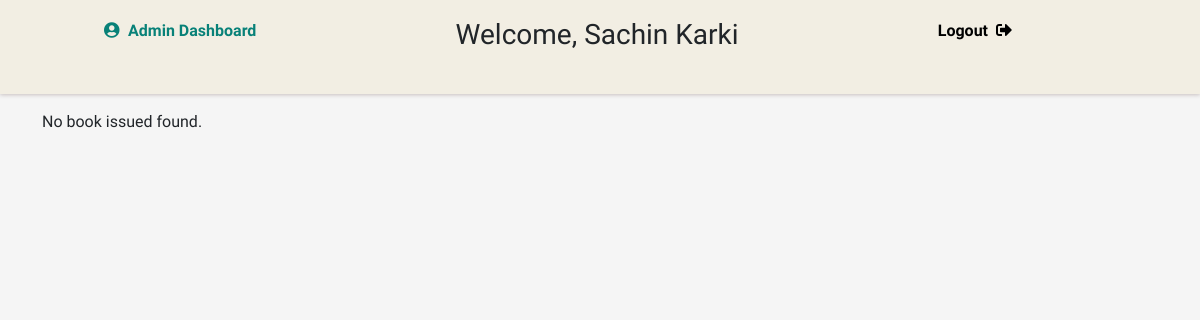
The page /admin/return_book.php (signed in) on the database as committed earlier.
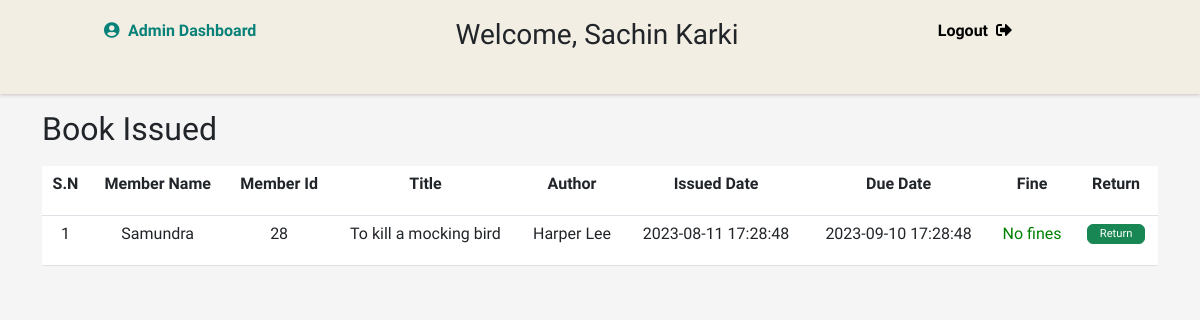
The same page on the database as committed later.
### tables this page shows
CREATE TABLE `issue` (
  `issue_id` int(11) NOT NULL,
  `book_id` int(11) DEFAULT NULL,
  `member_id` int(11) DEFAULT NULL,
  `issue_date` datetime DEFAULT NULL,
  `status` enum('issued','returned','overdue') NOT NULL,
  `duedate` datetime DEFAULT NULL,
  `borrowing_id` int(11) DEFAULT NULL
);

CREATE TABLE `members` (
  `member_id` int(11) NOT NULL,
  `username` varchar(30) DEFAULT NULL,
  `password` varchar(255) DEFAULT NULL,
  `name` varchar(255) DEFAULT NULL,
  `address` varchar(255) DEFAULT NULL,
  `contact_number` varchar(14) DEFAULT NULL,
  `email` varchar(50) DEFAULT NULL,
  `join_date` date DEFAULT NULL,
  `type` varchar(50) DEFAULT NULL,
  `approved` tinyint(4) DEFAULT 0
);

CREATE TABLE `books` (
  `book_id` int(11) NOT NULL,
  `title` varchar(255) DEFAULT NULL,
  `author` varchar(255) DEFAULT NULL,
  `publication_date` date DEFAULT NULL,
  `ISBN` varchar(20) DEFAULT NULL,
  `quantity_available` int(11) DEFAULT NULL,
  `photo` mediumblob DEFAULT NULL,
  `description` text DEFAULT NULL,
  `category_id` int(11) DEFAULT NULL,
  `publisher_id` int(11) DEFAULT NULL
);

### admin/return_book.php (the view, shortened to what this page needs)
<?php
include '../includes/connection.php';
?>
<?php include_once 'header.php'; ?>
  <div class="main">
    <div class="container">
      <?php
$select_query = "SELECT issue.duedate, issue.issue_id, books.title, books.author, members.member_id, members.name, issue.status, issue.issue_date
FROM books
JOIN borrowing ON books.book_id = borrowing.book_id
JOIN issue ON borrowing.borrowing_id = issue.borrowing_id
JOIN members ON borrowing.member_id = members.member_id
WHERE issue.status = 'issued'
ORDER BY members.name ASC";
$result = $conn->query($select_query);
if ($result) {
    if ($result->num_rows > 0) {
        echo "<h2>Book Issued</h2>";
        echo "<table class='table'>";
        echo "<tr>
                <th>S.N</th>
                <th>Member Name</th>
                <th>Member Id</th>
                <th>Title</th>
                <th>Author</th>
                <th>Issued Date</th>
                <th>Due Date</th>
                <th>Fine</th>
                <th>Return</th>
              </tr>";
        $sn = 1;
        while ($row = $result->fetch_assoc()) {
            echo "<tr>";
            echo "<td>".$sn."</td>";
            echo "<td>".$row['name']."</td>";
            echo "<td>".$row['member_id']."</td>";
            echo "<td>".$row['title']."</td>";
            echo "<td>".$row['author']."</td>";
            echo "<td>".$row['issue_date']."</td>";
            echo "<td>".$row['duedate']."</td>";
            $currentTimestamp = time();
            $dueTimestamp = strtotime($row['duedate']);
            if ($currentTimestamp > $dueTimestamp) {
                $timeDifference = $currentTimestamp - $dueTimestamp;
                $daysDifference = floor($timeDifference / (60 * 60 * 24));
                $fine = 100 * $daysDifference;
            } else {
                $fine = 0;
            }
            echo "<td";
            if ($fine > 0) {
                echo " style='color:red;'";
            }
            echo ">";
            if ($fine > 0) {
                echo $fine;
            } else {
                echo "<span style='color:green;'>No fines</span>";
            }
            echo "</td>";
            echo "<td>";
            if ($fine > 0) {
                echo "<a href='return.php?return_id=".$row['issue_id']."' class='btn btn-danger' onclick='return confirm(\"Are you sure you want to return?\");'>Return</a>";
            } else {
                echo "<a href='return.php?return_id=".$row['issue_id']."' class='btn btn-success' onclick='return confirm(\"Are you sure you want to return?\");'>Return</a>";
            }
            echo "</td>";
            echo "</tr>";
            $sn++;
        }
        echo "</table>";
    } else {
        echo "No book issued found.";
    }
}
?>
    </div>
</div>

Rows that differ between the two databases and show on the page:
added issue: member.name "Samundra", member.member_id "28", book.title "To kill a mocking bird", book.author "Harper Lee", issue_date "2023-08-11 17:28:48", duedate "2023-09-10 17:28:48", shows "No fines"
Other text that changed with them:
text no longer shown: "No book issued found."
text now shown: "Book Issued S.N Member Name Member Id Title Author Issued Date Due Date Fine Return"
